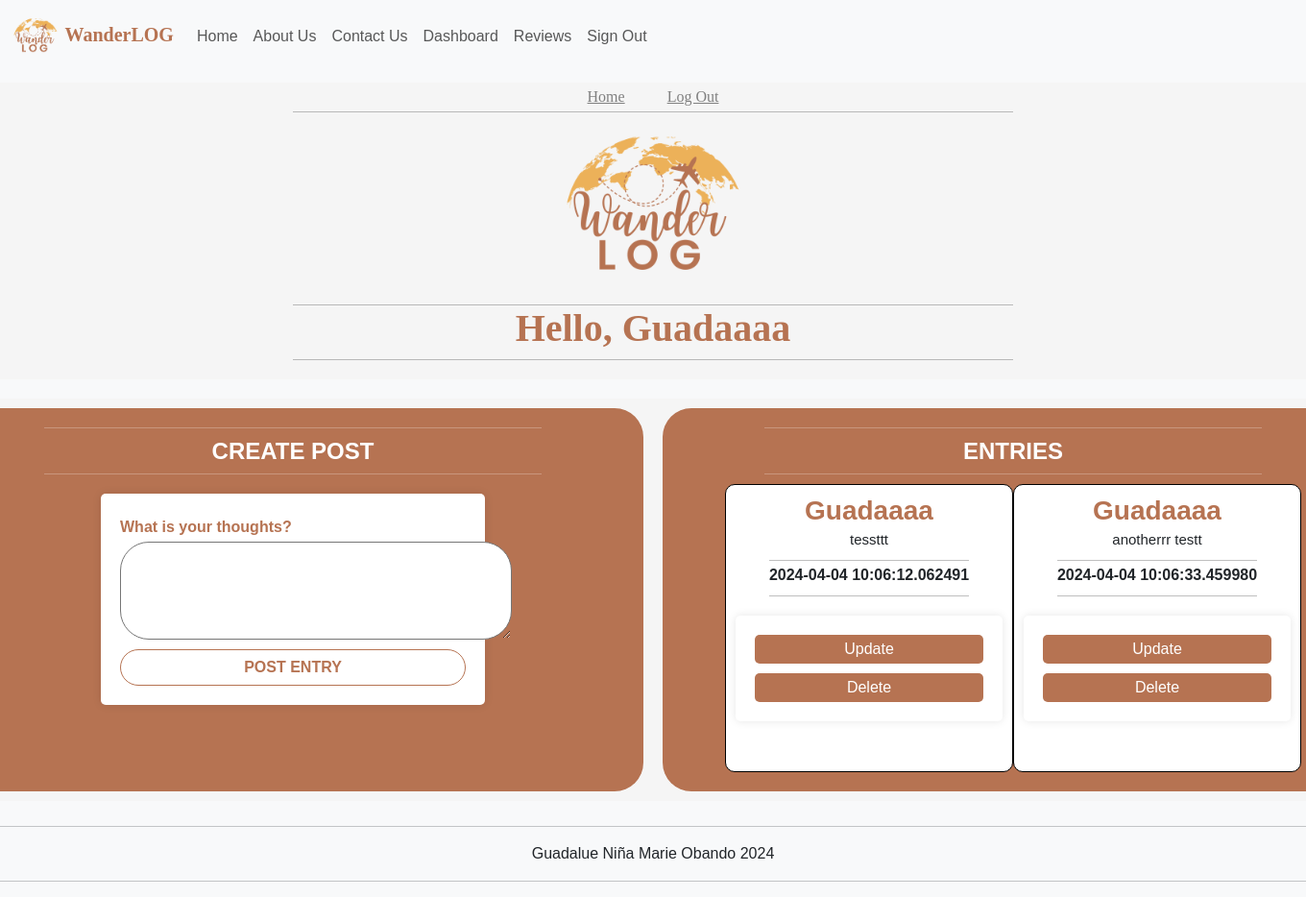
The app's page /entries.php (signed in) with its own data.
### tables this page shows
CREATE TABLE `tblentry` (
  `entryid` int(6) NOT NULL,
  `acctid` int(6) NOT NULL,
  `entrycontent` varchar(500) NOT NULL,
  `dateadded` datetime(6) NOT NULL DEFAULT current_timestamp(6),
  `heartcount` int(5) NOT NULL
);

CREATE TABLE `tbluseraccount` (
  `acctid` int(6) NOT NULL,
  `emailadd` varchar(100) NOT NULL,
  `username` varchar(100) NOT NULL,
  `password` varchar(100) NOT NULL,
  `usertype` int(10) NOT NULL
);

### entries.php (the view, shortened to what this page needs)
<?php
    require_once 'includes/header.php';
?>
<!DOCTYPE html>
<html lang="en">
<head>
    <link rel="stylesheet" href="https://cdn.jsdelivr.net/npm/bootstrap@5.3.2/dist/css/bootstrap.min.css">
    <link href="https://maxcdn.bootstrapcdn.com/font-awesome/4.3.0/css/font-awesome.min.css" rel="stylesheet">
    <link rel='stylesheet' href='css/style.css'>
</head>
<body id="register_body">
<div class="flex-container" style="align-items: center">
        <div style="font-family: 'Century Gothic'">
            <a href="index.php" style="padding: 20px; color: gray">Home</a>
            <a href="login.php" style="padding: 20px; color: gray">Log Out</a>
            <hr style="width: 50%; margin: auto; border-color: black">
            <img src="resources/Heading.png" alt="Bootstrap" width="200" height="200">
            <hr style="width: 50%; margin: auto; border-color: black">
            <?php
                echo '<h1 style="font-weight: bold; color: #b67352;">Hello, '.$_SESSION['username'].'</h1>';
            ?>
            <hr style="width: 50%; margin: auto; padding:10px; border-color: black">
        </div>
        <div class="flex-container-row">
            <div style="background-color: #b67352; border-radius: 30px">
                <hr style="width: 75%; border-color: white; margin: auto;">
                <h4 style="color: white; margin-top: 10px;"><b>CREATE POST</b></h4>
                <hr style="width: 75%; border-color: white; margin: auto;">
                <form method="post" style="text-align: justify">
                    <label for="entryContent" style="color: #b67352">What is your thoughts?</label>
                    <textarea name="entryContent" id=entryContent rows="4" cols="40" style="line-height: 20px; border-radius: 30px; padding: 10px"></textarea>
                    <br>
                    <button type="submit" class="btn btn-primary" name="btnPost" value="Post" style="margin: auto; width: 360px; border-color: #b67352; background-color: white; color: #b67352; border-radius: 30px"><b>POST ENTRY</b></button>
                </form>
            </div>
            <div style="background-color: #b67352; border-radius: 30px">
                <hr style="width: 75%; border-color: white; margin: auto;">
                <h4 style="color: white; margin-top: 10px;"><b>ENTRIES</b></h4>
                <hr style="width: 75%; border-color: white; margin: auto;">
                <?php
                    $mysqli = new mysqli('localhost', 'root','','dbobandof1');
                    $entries = $mysqli->query("SELECT * from tblentry entry INNER JOIN tbluseraccount as ua ON entry.acctid = ua.acctid") or die($mysqli->error);
                    foreach($entries as $entry){
                        if($entry['username'] === $_SESSION['username']){
                            echo '<div style="display: inline-block; line-height: 10px; width: 300px; height: 300px; border: 1px solid black; margin-top: 1.5%; padding: 10px; border-radius: 10px; background-color: white">
                                <h3 style="color: #b67352"><b>'.$entry['username'].'</b></h3>
                                  <p style="font-size: 15px">'.$entry['entrycontent'].'</p>
                                <hr style="width: 75%; border-color: black; margin: auto;">
                                <p style="margin-top: 10px;"><b>'.$entry['dateadded']. '</b></p>
                                <hr style="width: 75%; border-color: black; margin: auto;">
                                <form method="post" id="delete-'.$entry["entryid"].'">
                                <input type="hidden" name="id" value="'.$entry["entryid"].'"/>
                                <input type="submit" name="btnUpdate" class="button" value="Update"/>
                                <br>
                                <br>
                                <input type="submit" name="btnDelete" class="button" value="Delete"/>
                                </form>';
                            echo '</div>';
                        }
                    }
                ?>
            </div>
        </div>
    </div>
</body>
</html>
<?php
    require_once 'includes/footerme.php';
?>

### css/style.css (style rules this page uses)
body { font-family: Arial, sans-serif; margin: 0; padding: 0; background-color: #f8f9fa; }
form { max-width: 400px; margin: 20px auto; padding: 20px; background-color: #ffffff; border-radius: 5px; box-shadow: 0 0 10px rgba(0, 0, 0, 0.1); }
form label { font-weight: bold; }
form input[type="submit"] { width: 100%; padding: 10px; background-color: #B67352; border: none; border-radius: 5px; color: #ffffff; cursor: pointer; }
#register_body { background-image:url("../Resources/bgLogIn.png"); background-position: center; background-repeat: no-repeat; background-size: cover; }

### entries.php (style rules this page uses)
.flex-container { display: flex; flex-direction: column; }
.flex-container > div { background-color: whitesmoke; width: 1500px; margin: 10px; text-align: center; line-height: 30px; border-radius: 30px; }
.flex-container-row { display: flex; flex-direction: row; }
.flex-container-row > div { background-color: whitesmoke; width: 1500px; margin: 10px; padding: 20px; text-align: center; line-height: 30px; border-radius: 30px; }
#register_body { background-image:url("Resources/bgLogIn.png"); background-position: center; background-repeat: no-repeat; background-size: cover; }

### records on screen
tblentry: acctid.username "Guadaaaa", entrycontent "tessttt", dateadded "2024-04-04 10:06:12.062491"
tblentry: acctid.username "Guadaaaa", entrycontent "anotherrr testt", dateadded "2024-04-04 10:06:33.459980"

### other values on screen
$_SESSION['username'] "Guadaaaa"
